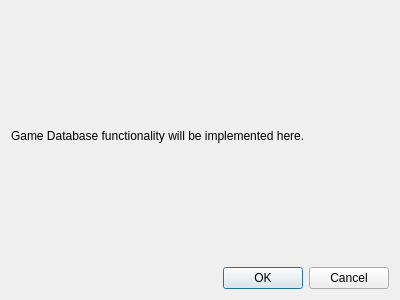
<?xml version="1.0" encoding="UTF-8"?>
<ui version="4.0">
 <class>GameDatabaseDialog</class>
 <widget class="QDialog" name="GameDatabaseDialog">
  <property name="geometry">
   <rect>
    <x>0</x>
    <y>0</y>
    <width>400</width>
    <height>300</height>
   </rect>
  </property>
  <property name="windowTitle">
   <string>Game Database</string>
  </property>
  <layout class="QVBoxLayout" name="verticalLayout">
   <item>
    <widget class="QLabel" name="label">
     <property name="text">
      <string>Game Database functionality will be implemented here.</string>
     </property>
    </widget>
   </item>
   <item>
    <widget class="QDialogButtonBox" name="buttonBox">
     <property name="orientation">
      <enum>Qt::Horizontal</enum>
     </property>
     <property name="standardButtons">
      <set>QDialogButtonBox::Cancel|QDialogButtonBox::Ok</set>
     </property>
    </widget>
   </item>
  </layout>
 </widget>
 <resources/>
 <connections>
  <connection>
   <sender>buttonBox</sender>
   <signal>accepted()</signal>
   <receiver>GameDatabaseDialog</receiver>
   <slot>accept()</slot>
   <hints>
    <hint type="sourcelabel">
     <x>248</x>
     <y>254</y>
    </hint>
    <hint type="destinationlabel">
     <x>157</x>
     <y>274</y>
    </hint>
   </hints>
  </connection>
  <connection>
   <sender>buttonBox</sender>
   <signal>rejected()</signal>
   <receiver>GameDatabaseDialog</receiver>
   <slot>reject()</slot>
   <hints>
    <hint type="sourcelabel">
     <x>316</x>
     <y>260</y>
    </hint>
    <hint type="destinationlabel">
     <x>286</x>
     <y>274</y>
    </hint>
   </hints>
  </connection>
 </connections>
</ui>
